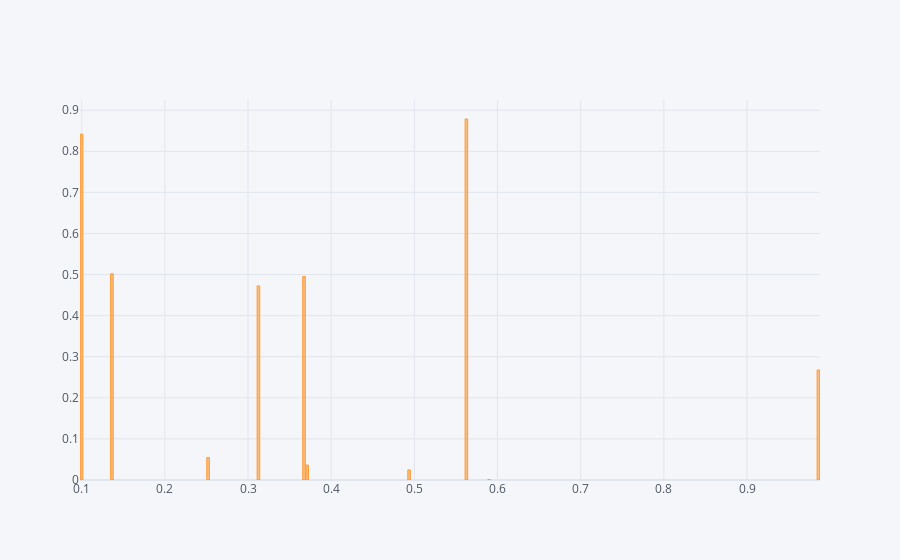

Source (notebook cell):
### Code cell
df1.iplot(kind='bar',x='a',y='b')      #ploting the graph between x and y axis

### Figure 1 — Plotly figure (JSON) as saved in the notebook; plotly's stock layout.template omitted (floating-point values rounded to 4 significant figures)
{"data": [{"marker": {"color": "rgba(255, 153, 51, 0.6)", "line": {"color": "rgba(255, 153, 51, 1.0)", "width": 1}}, "name": "b", "orientation": "v", "text": "", "type": "bar", "x": [0.4936, 0.1363, 0.5626, 0.09987, 0.3125, 0.9858, 0.3673, 0.252, 0.3712, 0.5899], "y": [0.02453, 0.502, 0.8786, 0.8417, 0.4724, 0.2677, 0.4952, 0.05436, 0.03632, 0.0009331]}], "layout": {"legend": {"bgcolor": "#F5F6F9", "font": {"color": "#4D5663"}}, "paper_bgcolor": "#F5F6F9", "plot_bgcolor": "#F5F6F9", "title": {"font": {"color": "#4D5663"}}, "xaxis": {"gridcolor": "#E1E5ED", "showgrid": true, "tickfont": {"color": "#4D5663"}, "title": {"font": {"color": "#4D5663"}, "text": ""}, "zerolinecolor": "#E1E5ED"}, "yaxis": {"gridcolor": "#E1E5ED", "showgrid": true, "tickfont": {"color": "#4D5663"}, "title": {"font": {"color": "#4D5663"}, "text": ""}, "zerolinecolor": "#E1E5ED"}}}
